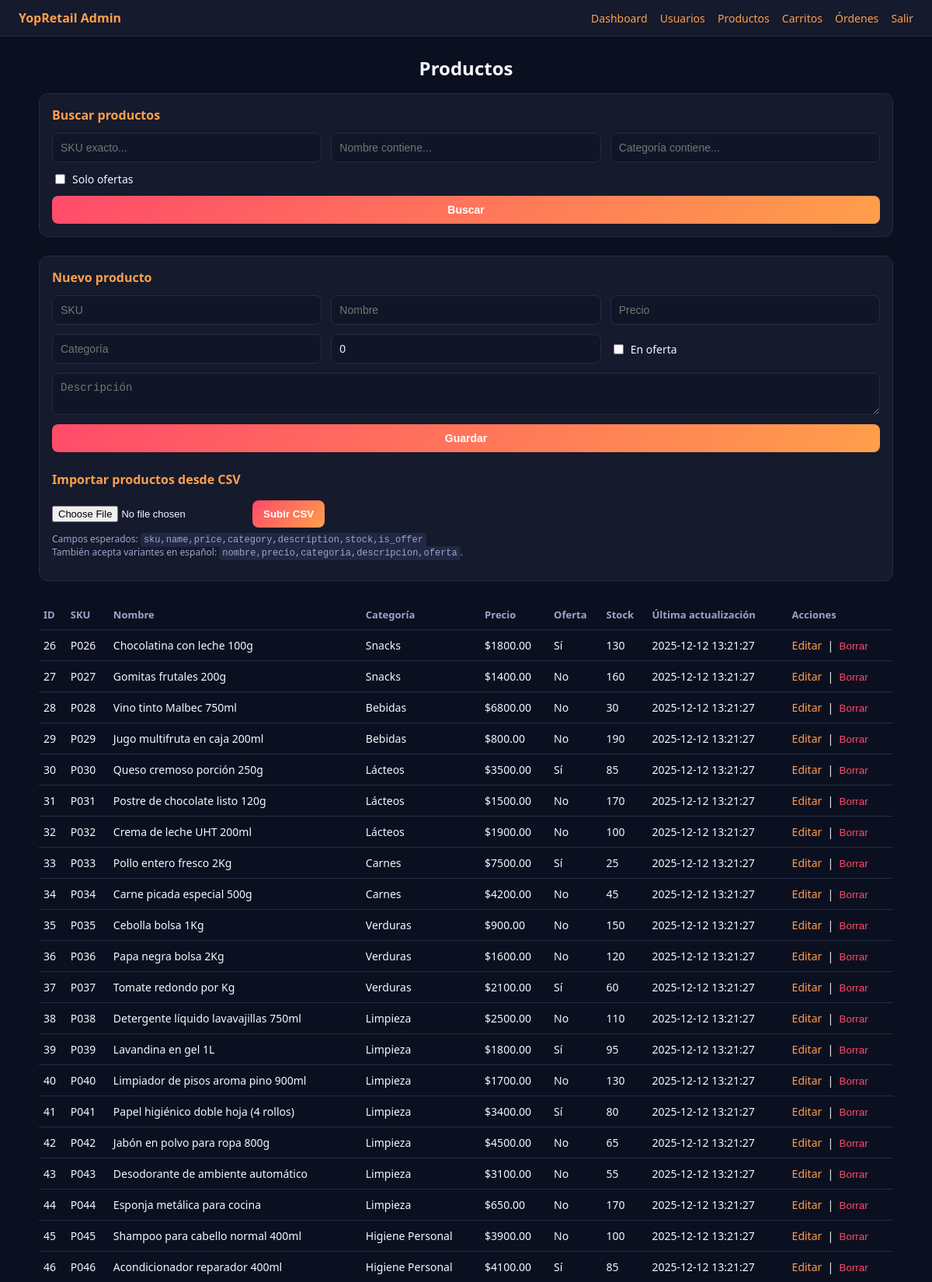
Screenshot of /admin/products (signed in, upper part) with the database file from the repository.
### tables this page shows
CREATE TABLE products (
    id          INTEGER PRIMARY KEY AUTOINCREMENT,
    sku         TEXT NOT NULL UNIQUE,
    name        TEXT NOT NULL,
    category    TEXT,
    description TEXT,
    price       REAL NOT NULL,
    is_offer    INTEGER NOT NULL DEFAULT 0, -- 0 = no, 1 = sí
    stock       INTEGER DEFAULT 0,
    updated_at  TEXT DEFAULT (datetime('now'))
);

### backoffice_app.py (the view)
@app.get("/admin/products", response_class=HTMLResponse)
def admin_products(
    request: Request,
    q_sku: Optional[str] = Query(None),
    q_name: Optional[str] = Query(None),
    q_category: Optional[str] = Query(None),
    q_offer: Optional[str] = Query(None),  # checkbox -> llega como "on" si está tildado
    _: bool = Depends(get_current_admin),
):
    conditions = []
    params = []
    if q_sku:
        conditions.append("sku = ?")
        params.append(q_sku)
    if q_name:
        conditions.append("LOWER(name) LIKE ?")
        params.append(f"%{q_name.lower()}%")
    if q_category:
        conditions.append("LOWER(category) LIKE ?")
        params.append(f"%{q_category.lower()}%")
    if q_offer:
        conditions.append("is_offer = 1")
    where = f"WHERE {' AND '.join(conditions)}" if conditions else ""
    with get_connection() as conn:
        rows = conn.execute(
            f"""
            SELECT id, sku, name, category, description, price, is_offer, stock, updated_at
            FROM products
            {where}
            ORDER BY updated_at DESC
            """,
            params,
        ).fetchall()
    return templates.TemplateResponse(
        "products.html",
        {
            "request": request,
            "products": rows,
            "q_sku": q_sku,
            "q_name": q_name,
            "q_category": q_category,
            "q_offer": bool(q_offer),
        },
    )

### templates/products.html (shortened to what this page needs)
{% extends "admin_base.html" %}
{% block content %}
<h2>Productos</h2>
<section class="form-section">
  <h3>Buscar productos</h3>
  <form method="get" action="/admin/products" class="form-grid">
    <input type="text" name="q_sku" placeholder="SKU exacto..." value="{{ q_sku or '' }}">
    <input type="text" name="q_name" placeholder="Nombre contiene..." value="{{ q_name or '' }}">
    <input type="text" name="q_category" placeholder="Categoría contiene..." value="{{ q_category or '' }}">
    <label class="checkbox-inline">
      <input type="checkbox" name="q_offer" {% if q_offer %}checked{% endif %}> Solo ofertas
    </label>
    <button type="submit">Buscar</button>
  </form>
</section>
<section class="form-section">
  <h3>Nuevo producto</h3>
  <form method="post" action="/admin/products" class="form-grid">
    <input type="text" name="sku" placeholder="SKU" required>
    <input type="text" name="name" placeholder="Nombre" required>
    <input type="number" step="0.01" name="price" placeholder="Precio" required>
    <input type="text" name="category" placeholder="Categoría">
    <input type="number" name="stock" placeholder="Stock" value="0">
    <label class="checkbox-inline">
      <input type="checkbox" name="is_offer"> En oferta
    </label>
    <textarea name="description" placeholder="Descripción" rows="2"></textarea>
    <button type="submit">Guardar</button>
  </form>
  <h3 style="margin-top: 24px;">Importar productos desde CSV</h3>
  <form method="post" action="/admin/products/import" enctype="multipart/form-data" class="upload-form">
    <input type="file" name="file" accept=".csv" required>
    <button type="submit">Subir CSV</button>
    <p class="help-text">
      Campos esperados:
      <code>sku,name,price,category,description,stock,is_offer</code><br>
      También acepta variantes en español: <code>nombre,precio,categoria,descripcion,oferta</code>.
    </p>
  </form>
</section>
<table class="table">
  <thead>
    <tr>
      <th>ID</th><th>SKU</th><th>Nombre</th><th>Categoría</th>
      <th>Precio</th><th>Oferta</th><th>Stock</th><th>Última actualización</th><th>Acciones</th>
    </tr>
  </thead>
  <tbody>
  {% for p in products %}
    <tr>
      <td>{{ p.id }}</td>
      <td>{{ p.sku }}</td>
      <td>{{ p.name }}</td>
      <td>{{ p.category }}</td>
      <td>${{ "%.2f"|format(p.price) }}</td>
      <td>{% if p.is_offer %}Sí{% else %}No{% endif %}</td>
      <td>{{ p.stock }}</td>
      <td>{{ p.updated_at }}</td>
      <td>
        <a href="/admin/products/{{ p.id }}/edit">Editar</a>
        &nbsp;|&nbsp;
        <form method="post" action="/admin/products/{{ p.id }}/delete" style="display:inline;" onsubmit="return confirm('¿Seguro que querés borrar el producto #{{p.id}} ({{p.sku}})?');">
          <button type="submit" style="background:transparent;border:none;color:#ff4b6a;cursor:pointer;padding:0;">Borrar</button>
        </form>
      </td>
    </tr>
  {% endfor %}
  </tbody>
</table>
{% endblock %}

### static/admin.css (style rules this page uses)
body { margin: 0; font-family: system-ui, -apple-system, BlinkMacSystemFont, "Segoe UI", sans-serif; background: #0b1020; color: #f5f7ff; }
a { color: #ff9f4b; text-decoration: none; }
code { background: #202844; padding: 2px 4px; border-radius: 4px; font-size: 12px; }
h2 { margin-bottom: 16px; text-align: center; color: #f5f7ff; }
.table { width: 100%; border-collapse: collapse; margin-top: 24px; font-size: 14px; }
.table th, .table td { padding: 10px 6px; border-bottom: 1px solid #262c42; }
.table th { color: #9da4c9; text-align: left; font-size: 13px; }
.form-section { background: #151a2c; padding: 16px; border-radius: 12px; border: 1px solid #262c42; margin-bottom: 24px; }
.form-section h3 { margin-top: 0; margin-bottom: 12px; font-size: 16px; color: #ff9f4b; }
.form-grid { display: grid; grid-template-columns: repeat(3, minmax(0, 1fr)); gap: 12px; margin-top: 8px; }
.form-grid input, .form-grid textarea, .form-grid button { padding: 10px; border-radius: 8px; border: 1px solid #262c42; background: #101627; color: #f5f7ff; font-size: 14px; }
.form-grid textarea { grid-column: span 3; }
.form-grid button { grid-column: span 3; background: linear-gradient(135deg, #ff4b6a, #ff9f4b); color: white; border: none; cursor: pointer; font-weight: 600; }
.checkbox-inline { display: flex; align-items: center; gap: 6px; font-size: 14px; }
.upload-form { margin-top: 16px; display: flex; flex-wrap: wrap; gap: 12px; align-items: center; }
.upload-form input[type="file"] { background: transparent; color: #f5f7ff; font-size: 13px; }
.upload-form button { padding: 10px 14px; border-radius: 8px; border: none; background: linear-gradient(135deg, #ff4b6a, #ff9f4b); color: white; font-weight: 600; cursor: pointer; }
.help-text { width: 100%; font-size: 12px; color: #9da4c9; margin-top: -6px; }

### rows the page displays
products: id "26", sku "P026", name "Chocolatina con leche 100g", category "Snacks", price "1800.00", is_offer "Sí", stock "130", updated_at "2025-12-12 13:21:27"
products: id "27", sku "P027", name "Gomitas frutales 200g", category "Snacks", price "1400.00", is_offer "No", stock "160", updated_at "2025-12-12 13:21:27"
products: id "28", sku "P028", name "Vino tinto Malbec 750ml", category "Bebidas", price "6800.00", is_offer "No", stock "30", updated_at "2025-12-12 13:21:27"
products: id "29", sku "P029", name "Jugo multifruta en caja 200ml", category "Bebidas", price "800.00", is_offer "No", stock "190", updated_at "2025-12-12 13:21:27"
products: id "30", sku "P030", name "Queso cremoso porción 250g", category "Lácteos", price "3500.00", is_offer "Sí", stock "85", updated_at "2025-12-12 13:21:27"
products: id "31", sku "P031", name "Postre de chocolate listo 120g", category "Lácteos", price "1500.00", is_offer "No", stock "170", updated_at "2025-12-12 13:21:27"
products: id "32", sku "P032", name "Crema de leche UHT 200ml", category "Lácteos", price "1900.00", is_offer "No", stock "100", updated_at "2025-12-12 13:21:27"
products: id "33", sku "P033", name "Pollo entero fresco 2Kg", category "Carnes", price "7500.00", is_offer "Sí", stock "25", updated_at "2025-12-12 13:21:27"
products: id "34", sku "P034", name "Carne picada especial 500g", category "Carnes", price "4200.00", is_offer "No", stock "45", updated_at "2025-12-12 13:21:27"
products: id "35", sku "P035", name "Cebolla bolsa 1Kg", category "Verduras", price "900.00", is_offer "No", stock "150", updated_at "2025-12-12 13:21:27"
products: id "36", sku "P036", name "Papa negra bolsa 2Kg", category "Verduras", price "1600.00", is_offer "No", stock "120", updated_at "2025-12-12 13:21:27"
products: id "37", sku "P037", name "Tomate redondo por Kg", category "Verduras", price "2100.00", is_offer "Sí", stock "60", updated_at "2025-12-12 13:21:27"
products: id "38", sku "P038", name "Detergente líquido lavavajillas 750ml", category "Limpieza", price "2500.00", is_offer "No", stock "110", updated_at "2025-12-12 13:21:27"
products: id "39", sku "P039", name "Lavandina en gel 1L", category "Limpieza", price "1800.00", is_offer "Sí", stock "95", updated_at "2025-12-12 13:21:27"
products: id "40", sku "P040", name "Limpiador de pisos aroma pino 900ml", category "Limpieza", price "1700.00", is_offer "No", stock "130", updated_at "2025-12-12 13:21:27"
products: id "41", sku "P041", name "Papel higiénico doble hoja (4 rollos)", category "Limpieza", price "3400.00", is_offer "Sí", stock "80", updated_at "2025-12-12 13:21:27"
products: id "42", sku "P042", name "Jabón en polvo para ropa 800g", category "Limpieza", price "4500.00", is_offer "No", stock "65", updated_at "2025-12-12 13:21:27"
products: id "43", sku "P043", name "Desodorante de ambiente automático", category "Limpieza", price "3100.00", is_offer "No", stock "55", updated_at "2025-12-12 13:21:27"
products: id "44", sku "P044", name "Esponja metálica para cocina", category "Limpieza", price "650.00", is_offer "No", stock "170", updated_at "2025-12-12 13:21:27"
products: id "45", sku "P045", name "Shampoo para cabello normal 400ml", category "Higiene Personal", price "3900.00", is_offer "No", stock "100", updated_at "2025-12-12 13:21:27"
products: id "46", sku "P046", name "Acondicionador reparador 400ml", category "Higiene Personal", price "4100.00", is_offer "Sí", stock "85", updated_at "2025-12-12 13:21:27"
